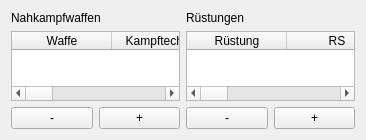
              <widget class="QWidget" name="page_10">
               <property name="geometry">
                <rect>
                 <x>0</x>
                 <y>0</y>
                 <width>366</width>
                 <height>140</height>
                </rect>
               </property>
               <attribute name="label">
                <string>Nahkampfwaffen / Rüstungen</string>
               </attribute>
               <layout class="QVBoxLayout" name="verticalLayout_65">
                <item>
                 <layout class="QHBoxLayout" name="horizontalLayout_24">
                  <item>
                   <layout class="QVBoxLayout" name="verticalLayout_29">
                    <item>
                     <widget class="QLabel" name="label_24">
                      <property name="text">
                       <string>Nahkampfwaffen</string>
                      </property>
                     </widget>
                    </item>
                    <item>
                     <widget class="QTableWidget" name="nahkampfTable_dsa5">
                      <attribute name="horizontalHeaderStretchLastSection">
                       <bool>false</bool>
                      </attribute>
                      <column>
                       <property name="text">
                        <string>Waffe</string>
                       </property>
                      </column>
                      <column>
                       <property name="text">
                        <string>Kampftechnik</string>
                       </property>
                      </column>
                      <column>
                       <property name="text">
                        <string>Schadensbonus</string>
                       </property>
                      </column>
                      <column>
                       <property name="text">
                        <string>TP</string>
                       </property>
                      </column>
                      <column>
                       <property name="text">
                        <string>AT/PA Mod.</string>
                       </property>
                      </column>
                      <column>
                       <property name="text">
                        <string>Reichweite</string>
                       </property>
                      </column>
                      <column>
                       <property name="text">
                        <string>AT</string>
                       </property>
                      </column>
                      <column>
                       <property name="text">
                        <string>PA</string>
                       </property>
                      </column>
                      <column>
                       <property name="text">
                        <string>Gewicht</string>
                       </property>
                      </column>
                     </widget>
                    </item>
                    <item>
                     <layout class="QHBoxLayout" name="horizontalLayout_58">
                      <item>
                       <widget class="QPushButton" name="removeNahkampf_dsa5">
                        <property name="sizePolicy">
                         <sizepolicy hsizetype="Minimum" vsizetype="Minimum">
                          <horstretch>0</horstretch>
                          <verstretch>0</verstretch>
                         </sizepolicy>
                        </property>
                        <property name="minimumSize">
                         <size>
                          <width>0</width>
                          <height>0</height>
                         </size>
                        </property>
                        <property name="maximumSize">
                         <size>
                          <width>16777215</width>
                          <height>16777215</height>
                         </size>
                        </property>
                        <property name="text">
                         <string>-</string>
                        </property>
                       </widget>
                      </item>
                      <item>
                       <widget class="QPushButton" name="addNahkampf_dsa5">
                        <property name="sizePolicy">
                         <sizepolicy hsizetype="Minimum" vsizetype="Minimum">
                          <horstretch>0</horstretch>
                          <verstretch>0</verstretch>
                         </sizepolicy>
                        </property>
                        <property name="minimumSize">
                         <size>
                          <width>0</width>
                          <height>0</height>
                         </size>
                        </property>
                        <property name="maximumSize">
                         <size>
                          <width>16777215</width>
                          <height>16777215</height>
                         </size>
                        </property>
                        <property name="text">
                         <string>+</string>
                        </property>
                       </widget>
                      </item>
                     </layout>
                    </item>
                   </layout>
                  </item>
                  <item>
                   <layout class="QVBoxLayout" name="verticalLayout_31">
                    <item>
                     <widget class="QLabel" name="label_27">
                      <property name="text">
                       <string>Rüstungen</string>
                      </property>
                     </widget>
                    </item>
                    <item>
                     <widget class="QTableWidget" name="ruestungenTable_dsa5">
                      <column>
                       <property name="text">
                        <string>Rüstung</string>
                       </property>
                      </column>
                      <column>
                       <property name="text">
                        <string>RS</string>
                       </property>
                      </column>
                      <column>
                       <property name="text">
                        <string>BE</string>
                       </property>
                      </column>
                      <column>
                       <property name="text">
                        <string>Zus. Abzüge</string>
                       </property>
                      </column>
                      <column>
                       <property name="text">
                        <string>Gewicht</string>
                       </property>
                      </column>
                      <column>
                       <property name="text">
                        <string>Reise, Schlacht...</string>
                       </property>
                      </column>
                     </widget>
                    </item>
                    <item>
                     <layout class="QHBoxLayout" name="horizontalLayout_61">
                      <item>
                       <widget class="QPushButton" name="removeRuestung_dsa5">
                        <property name="sizePolicy">
                         <sizepolicy hsizetype="Minimum" vsizetype="Minimum">
                          <horstretch>0</horstretch>
                          <verstretch>0</verstretch>
                         </sizepolicy>
                        </property>
                        <property name="minimumSize">
                         <size>
                          <width>0</width>
                          <height>0</height>
                         </size>
                        </property>
                        <property name="maximumSize">
                         <size>
                          <width>16777215</width>
                          <height>16777215</height>
                         </size>
                        </property>
                        <property name="text">
                         <string>-</string>
                        </property>
                       </widget>
                      </item>
                      <item>
                       <widget class="QPushButton" name="addRuestung_dsa5">
                        <property name="sizePolicy">
                         <sizepolicy hsizetype="Minimum" vsizetype="Minimum">
                          <horstretch>0</horstretch>
                          <verstretch>0</verstretch>
                         </sizepolicy>
                        </property>
                        <property name="minimumSize">
                         <size>
                          <width>0</width>
                          <height>0</height>
                         </size>
                        </property>
                        <property name="maximumSize">
                         <size>
                          <width>16777215</width>
                          <height>16777215</height>
                         </size>
                        </property>
                        <property name="text">
                         <string>+</string>
                        </property>
                       </widget>
                      </item>
                     </layout>
                    </item>
                   </layout>
                  </item>
                 </layout>
                </item>
               </layout>
              </widget>
